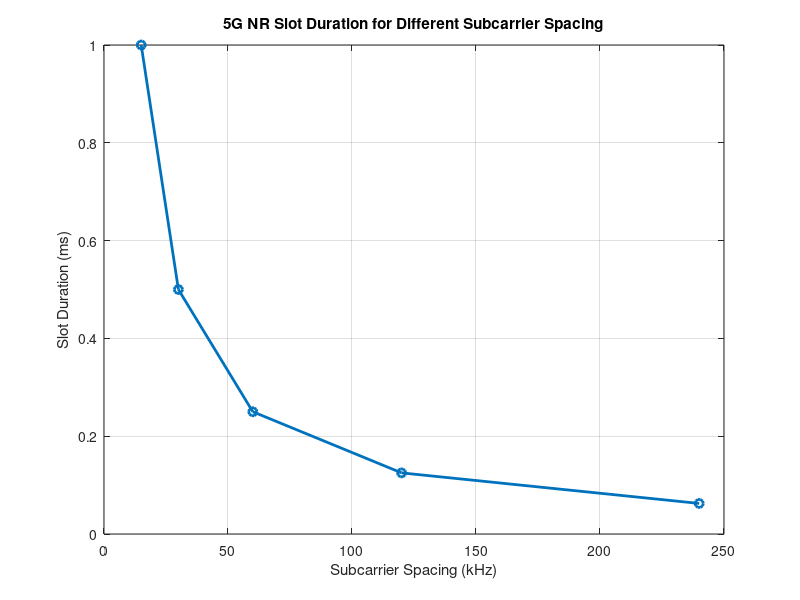

The MATLAB script that drew this image:
clear;
close all;
scs = [15 30 60 120 240]; % Subcarrier Spacing (kHz)
slot = [1 0.5 0.25 0.125 0.0625]; % Slot Duration (ms)
plot(scs, slot, 'o-', 'LineWidth', 2)
grid on
xlabel('Subcarrier Spacing (kHz)')
ylabel('Slot Duration (ms)')
title('5G NR Slot Duration for Different Subcarrier Spacing')
